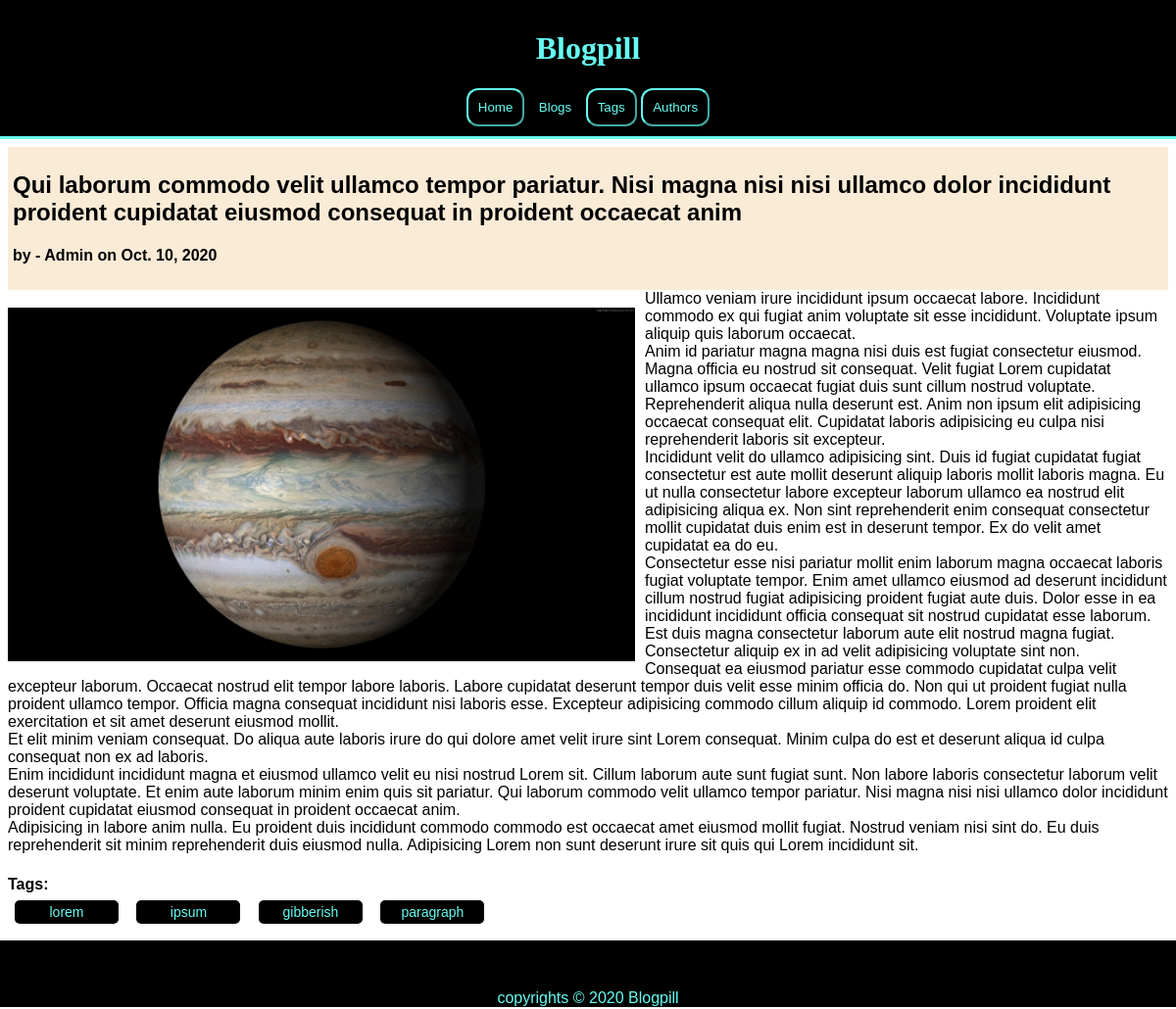
The app's page /blogs/Blog1/ with its own data.
### blogs/models.py (models this page shows, shortened)
class Blogs(models.Model):
    name=models.CharField(max_length=100)
    title=models.CharField(max_length=300)
    content=models.TextField(max_length=5000)
    published_date=models.DateTimeField(default=timezone.now)
    author=models.ForeignKey("authors.Authors",on_delete=models.CASCADE,related_name="blogs")
    image=models.ImageField(upload_to="blog_images",blank=True,null=True)
    image_link=models.URLField(blank=True,null=True)
    alt_msg=models.CharField(default="Image related to this blog",max_length=200)
    tags=models.ManyToManyField("tags.Tags",related_name="blogs")

### authors/models.py (models this page shows)
class Authors(models.Model):
    name=models.CharField(max_length=100)
    email_id=models.EmailField(blank=False)
    profile_pic=models.ImageField(upload_to="author_profiles",blank=True,null=True)
    profile_image_link=models.URLField(blank=True,null=True)
    alt_msg=models.CharField(max_length=100,default="Author's Profile picture")
    def __str__(self):
        return self.name

### tags/models.py (models this page shows, shortened)
class Tags(models.Model):
    name=models.CharField(max_length=50)
    description=models.CharField(max_length=300,blank=True,null=True)

### blogs/views.py (the view)
# urls.py: path("<str:blog_name>/",blogs_views.blog_view,name="blog_view"),
def blog_view(request,blog_name):
    blog=Blogs.objects.get(name=blog_name)
    context={
        'title':blog.title.capitalize(),
        'blog':blog,
    }
    return render(request,"blogs/blog_view.html",context)

### blogs/templates/blogs/blog_view.html
{% extends "blogs/blogs_layout.html" %}
{% block body %}
    <div class="blog-view-title">
        <h2>{{ blog.title }}</h2>
        <h4>by - <a href="{% url 'authors:author_profile' blog.author.id %}">{{ blog.author }}</a> on {{ blog.published_date.date }}</h4>
    </div>
    <div class="blog-image">
    <br>
    {% if blog.image_link %}
        <img src="{{ blog.image_link }}" alt="{{ blog.alt_msg }}" class="blog-img">
    {% else %}
        <img  src="{{ blog.image.url }}" alt="{{ blog.alt_msg }}" class="blog-img" >
    {% endif %}
    <br>
    </div>
    <div class="blog-content">
        {{ blog.content | safe }}
    </div>
    <h4 class="title-tags">Tags:</h4>
    {% for tag in blog.tags.all %}
        <p class="tag-name">
            <a href="{% url 'tags:tag_view' tag.name %}">{{ tag.name }}</a>
        </p>
    {% empty %}
        <p class="no-tags">No tags available for this blog!!!</p>
    {% endfor %}
{% endblock body %}

### blogs/templates/blogs/blogs_layout.html (shortened to what this page needs)
{% load static %}
<!DOCTYPE html>
<html lang="en">
<head>
    <link rel="stylesheet" href="{% static 'home/main.css' %}">
    <link rel="stylesheet" href="{% static 'blogs/blogs.css' %}">
    <link rel="stylesheet" media="only screen and (max-device-width: 780px)" href="{% static 'blogs/blogs_mobile.css' %}">
    <link rel="stylesheet" media="only screen and (min-device-width: 781px)" href="{% static 'blogs/blogs_desktop.css' %}">
</head>
<body>
    <header id="header">
        <h1>Blogpill</h1>
        <nav class="nav-links" >
            <a href="{% url 'home:home' %}">
                <button id="home-page">Home</button>
            </a>
            <a href="#">
                <button id="blogs-page" class="current-page">Blogs</button>
            </a>
            <a href="{% url 'tags:tags' %}">
                <button id="tags-page">Tags</button>
            </a>
            <a href="{% url 'authors:authors' %}">
                <button id="authors-page">Authors</button>
            </a>
        </nav>
    </header>
    {% block body %}
    {% endblock body %}
    <footer id="blogs-footer">
        <span class="copyrights">copyrights &copy; 2020 Blogpill</span>
    </footer>
</body>
</html>

### home/static/home/main.css (style rules this page uses)
html { font-family: Verdana, Geneva, Tahoma, sans-serif; }
header#header { position: sticky; top: 0px; margin: -10px; margin-bottom: 10px; padding: 10px; background-color:black; color: #66fcf1; text-align: center; font-family: Georgia, 'Times New Roman', Times, serif; border-bottom: solid; border-bottom-color: #66fcf1; }
header#header>nav.nav-links>a>button.current-page { border: none; }
nav.nav-links { font-family: Verdana, Geneva, Tahoma, sans-serif; }
nav.nav-links>a>button { padding: 10px; background-color:black; border-color: #66fcf1; border-radius: 12px; color: #66fcf1; }
a:link { text-decoration: none; }
a { color:black; }
footer { background-color:black; color: #66fcf1; text-align: center; margin: 10px -10px -10px -10px; padding-top: 50px; }

### blogs/static/blogs/blogs.css (style rules this page uses)
h4.title-tags { margin-bottom: 0px; }
p.tag-name { display: inline-block; background-color: black; width: 100px; padding: 3px; margin: 7px; border-radius: 5px; text-align: center; }
p.tag-name>a { color: #66fcf1; font-size: 14px; }

### blogs/static/blogs/blogs_desktop.css (style rules this page uses)
.blog-view-title { background-color: antiquewhite; padding: 5px; }
.blog-image { float: left; overflow: inherit; margin-right: 10px; }
img.blog-img { width: 40em; height: auto; }

### blogs/static/blogs/blogs_mobile.css (style rules this page uses)
.blog-view-title { background-color: antiquewhite; padding: 5px; }
.blog-image { float: left; overflow: inherit; margin-right: 10px; padding: 5px; }
img.blog-img { width: 100%; height: auto; }

### records on screen
Blogs: title "Qui laborum commodo velit ullamco tempor pariatur. Nisi magna nisi nisi ullamco dolor incididunt proident cupidatat eiusmod consequat in proident occaecat anim", author "Admin", published_date "Oct. 10, 2020", image (picture), content "Ullamco veniam irure incididunt ipsum occaecat labore. Incididunt commodo ex qui fugiat anim voluptate sit esse incididunt. Voluptate ipsum aliquip quis laborum occaecat. Anim id pariatur magna magna nisi duis est fugiat consectetur eiusmod. Magna officia eu nostrud sit consequat. Velit fugiat Lorem cupidatat ullamco ipsum occaecat fugiat duis sunt cillum nostrud voluptate. Reprehenderit aliqua nulla deserunt est. Anim non ipsum elit adipisicing occaecat consequat elit. Cupidatat laboris adipisicing eu culpa nisi reprehenderit laboris sit excepteur. Incididunt velit do ullamco adipisicing sint. Duis id fugiat cupidatat fugiat consectetur est aute mollit deserunt aliquip laboris mollit…"
Tags: name "lorem"
Tags: name "ipsum"
Tags: name "gibberish"
Tags: name "paragraph"
